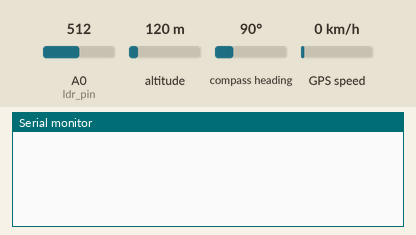
Simulated run of this sketch. Board: Arduino Uno, built with avr-gcc and run on an emulated ATmega328P. On the bench: the last lines printed to the serial monitor. The inputs (shaded band) are chosen by the test bench; at power-on: A0 (ldr_pin) = 512, altitude 120 m, compass heading 90°, GPS speed 0 km/h. The GPS gets a fix after 3 s at 37.7749, -122.4194 with 8 satellites.

Above: at 1.2 s.
1.3 s: A0 (ldr_pin) set to 490
At 3.8 s:
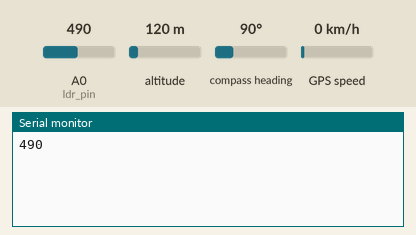
5.5 s: A0 (ldr_pin) set to 510
At 7.7 s:
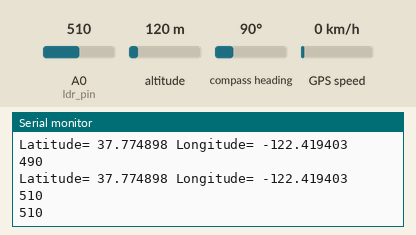

The sketch:

Smart_StreetLight.ino
```cpp
#include <TinyGPS++.h>
#include <SoftwareSerial.h>

static const int RXPin = 4, TXPin = 3;
static const uint32_t GPSBaud = 9600;

// The TinyGPS++ object
TinyGPSPlus gps;

// The serial connection to the GPS devicec:\Users\Subramani\Downloads\ldr_and_firebase.ino
SoftwareSerial GPS(RXPin, TXPin);
int ldr_pin=A0;
void setup(){
  Serial.begin(9600);
  GPS.begin(GPSBaud);

}

void loop(){

  while (GPS.available() > 0){
    gps.encode(GPS.read());
    if (gps.location.isUpdated()){
       int ldr_value=analogRead(A0);
      Serial.println(ldr_value);
      delay(1000);
      if(ldr_value<500){
      Serial.print("Latitude= ");
      Serial.print(gps.location.lat(), 6);
      Serial.print(" Longitude= ");
      Serial.println(gps.location.lng(), 6);
      }
    }
}

    }
     /*int ldr_value=analogRead(ldr_pin);
  Serial.println(ldr_value);
  delay(1500);
   if(ldr_value<500){*/

   /*int ldr_value=analogRead(ldr_pin);
  delay(1500);

  Serial.println(ldr_value);
  delay(2000);

    if(ldr_value<500)
  {Serial.print("Latitude= ");
      Serial.print(gps.location.lat(), 6);
      Serial.print(" Longitude= ");
      Serial.println(gps.location.lng(), 6);

  }}
*/
```

Measured:
- after the input at 1.3 s, the serial monitor: prints a new line after 1.7 s (image 1)
- after the input at 5.5 s, the serial monitor: prints a new line after 0.62 s (image 2)
